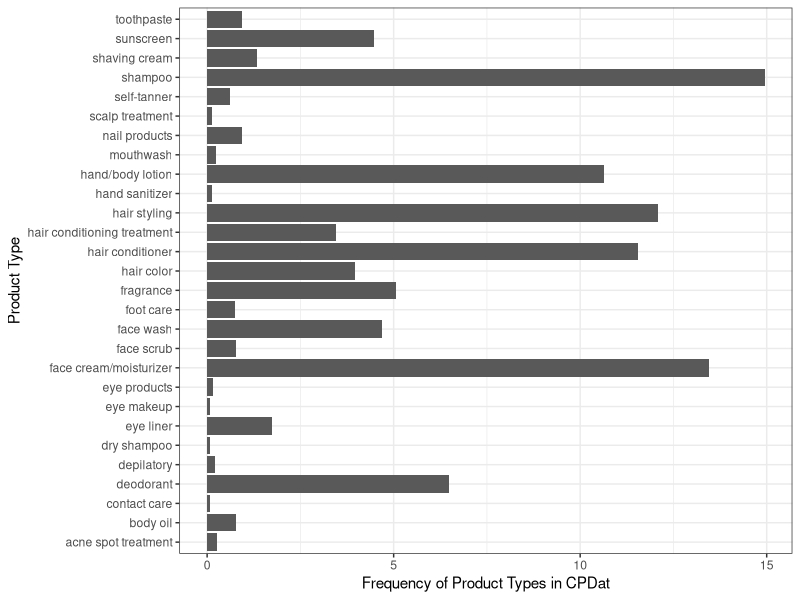
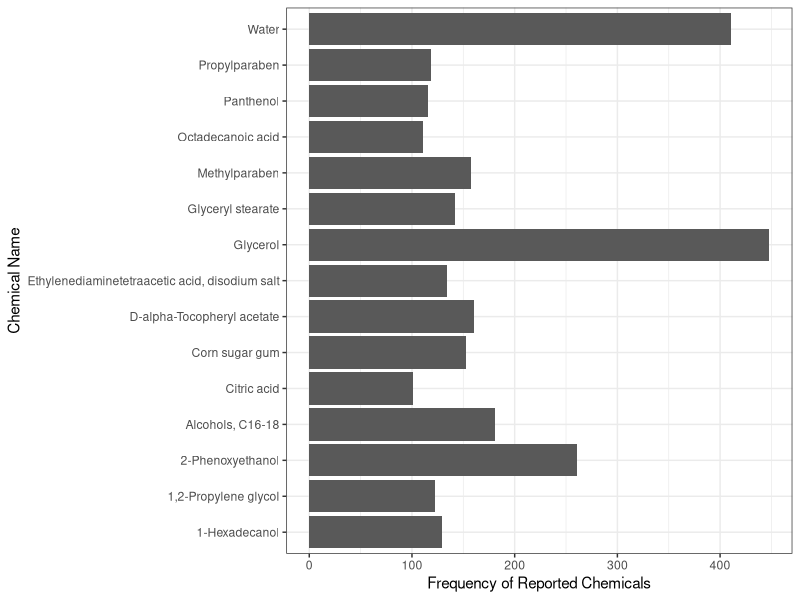
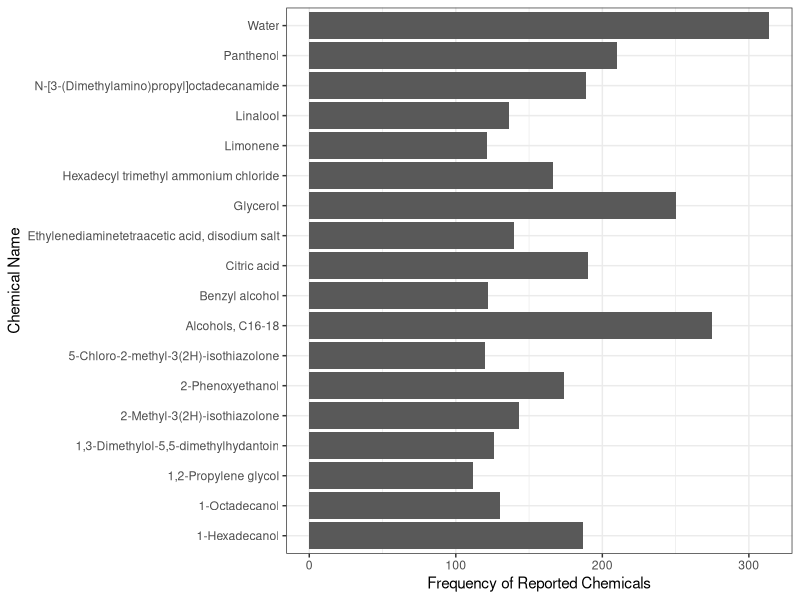
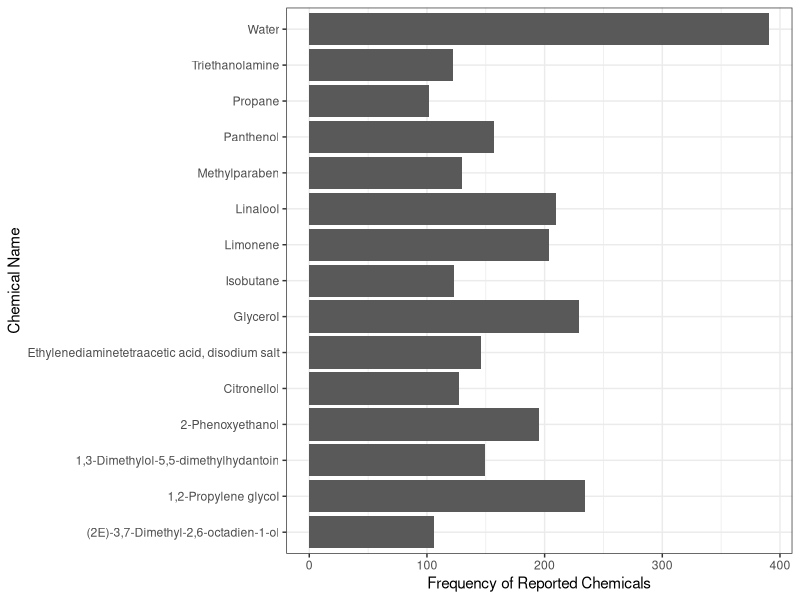
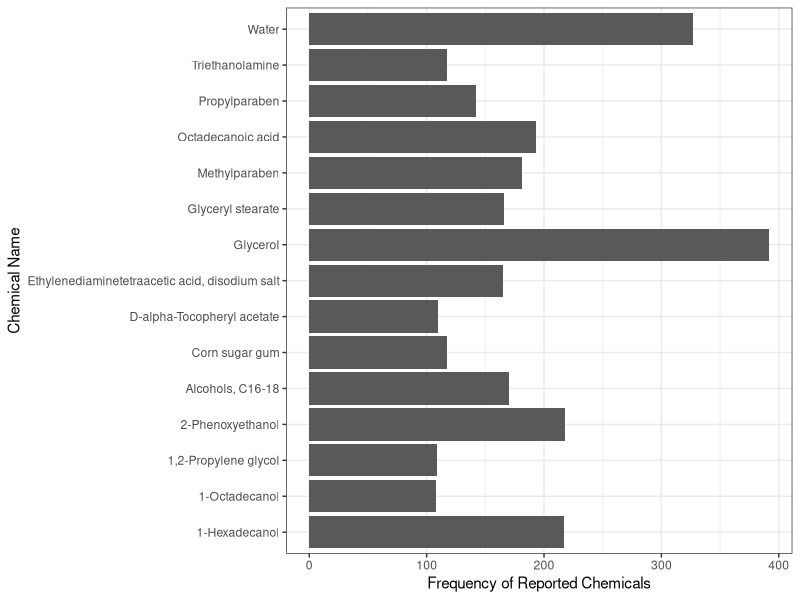
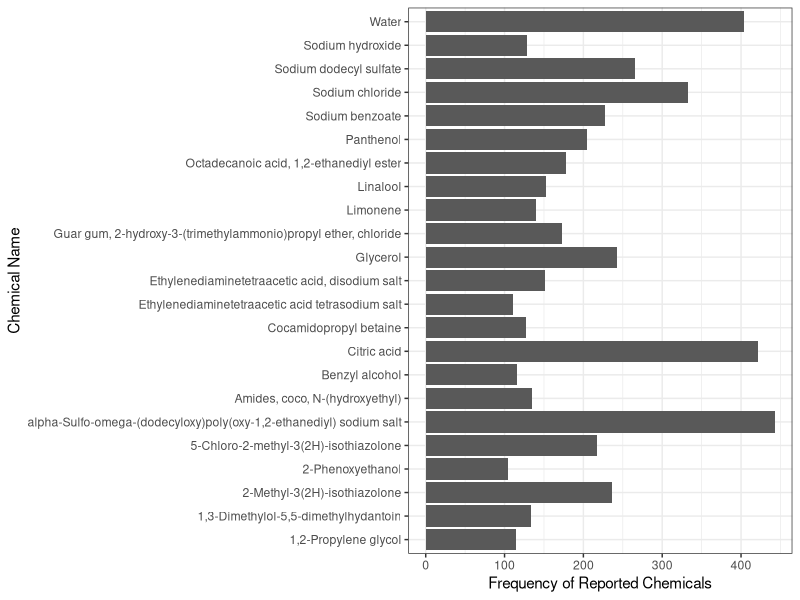
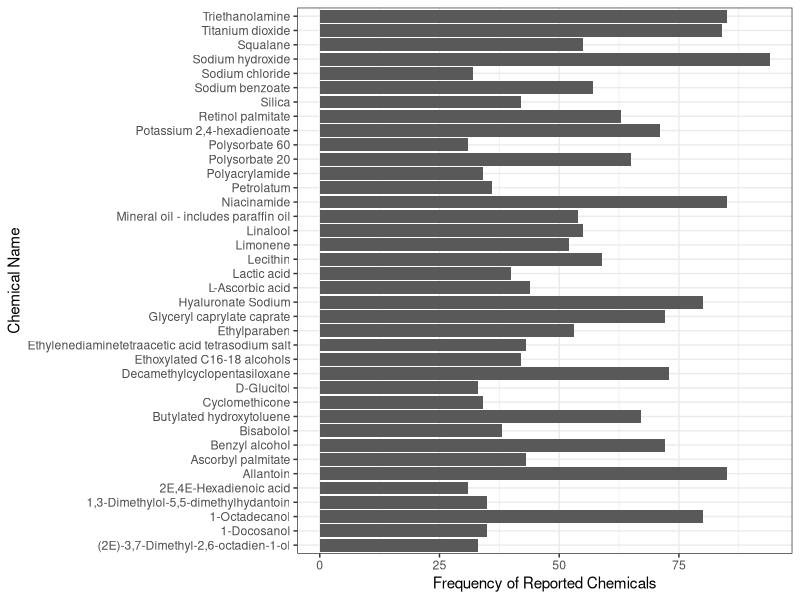
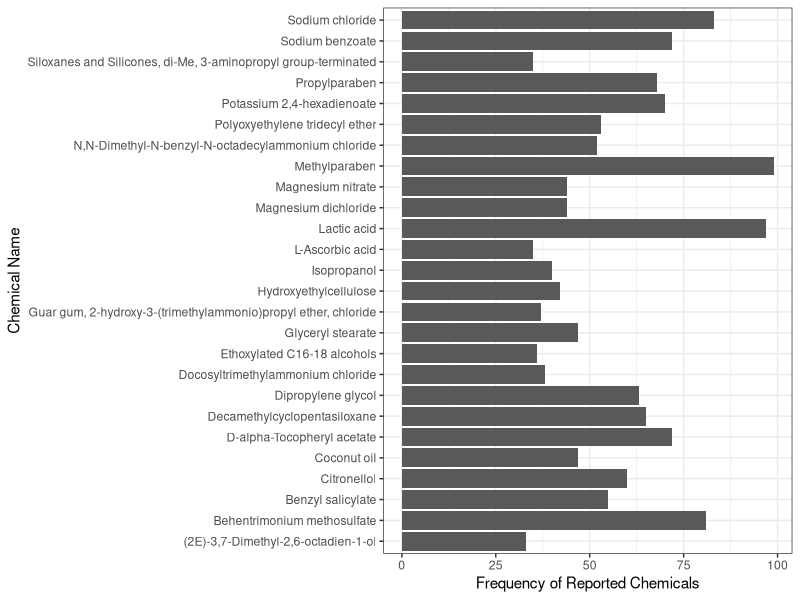

The R script that drew these images, in order:
#### Read-Me ####
##  This script performs data exploration on the cleaned CPDat and CDPH datasets which
##  can be found on Github.


# Libraries we might need
if(!require(tidyverse)) install.packages("tidyverse", 
                                         repos = "http://cran.us.r-project.org")
if(!require(readxl)) install.packages("readxl", 
                                      repos = "http://cran.us.r-project.org")
if(!require(writexl)) install.packages("writexl", 
                                       repos = "http://cran.us.r-project.org")
if(!require(stringr)) install.packages("stringr", 
                                       repos = "http://cran.us.r-project.org")


library(tidyverse)
library(readxl)
library(writexl)
library(stringr)

# The cleaned CPDat and CDPH datasets are located in the following Github repository:
# https://github.com/moradkhantig/Harmonization-of-Product-Categories/tree/main/Clean%20Data
# They are titled CPDat_Clean and CDPH_Clean.
# These files should be downloaded and saved in a local directory with a folder organization
# similar to how the Github repository is organized.
# The local directory should be set as:
#       ./Harmonization-of-Product-Categories/Clean Data

setwd("C:/Users/tig_m/Documents/Data Science/R Captsone/Harmonization-of-Product-Categories/Clean Data")

CPDat_Clean <- read_excel(path = "CPDat_Clean.xlsx")
CSCP <- read_excel(path = "CDPH_Clean.xlsx")

# Note that the CSCP dataframe contains a column listing functional use data for each
# ingredient. We attempted to do that for the CPDat_Clean dataset as functional use data
# is provided as part of the CPDat database download. However, when exporting CPDat_Clean
# as a flat file from R, R was not able to write the data to excel as the number of rows
# were above the maximum allowed that an excel spreadsheet can handle. Therefore to
# also explore functional use information with the CPDat we have to load the functional
# use data provided in the CPDat. These are found in two separate files provided as part
# of the CPDat database download and are saved in the Raw Data folder in the Github
# repository. These two files should be downloaded and saved to a local directory as
# follows:
#   ./Harmonization-of-Product-Categories/Raw Data/CPDat

setwd("C:/Users/tig_m/Documents/Data Science/R Captsone/Harmonization-of-Product-Categories/Raw Data/CPDat")

substances <- read_excel(path = "cpdat_source_substances.xlsx")
rep_uses <- read_excel(path = "functional_uses.xlsx")

### First we explore the CPDat dataset
# View the CPDat dataset to see the type of columns in the dataset
View(CPDat_Clean)

# For visualizations looking at chemicals, we will use the PREFERRED_NAME column
# as the chemical names in this column are more systematic. See the report for
# more details about this.

# First we look at the distribution of the types of personal care products in the
# CPDat database. This level of product categorization is found in the column titled
# ProductCategory2. We will hold the results of the distribution of product types
# in a dataframe called Tab1. Before we do that we need to remove NA entries in the
# PREFERRED_NAME column

CPDat_Clean <- CPDat_Clean[-(which(CPDat_Clean$PREFERRED_NAME %in% "NA")), ]


Tab1 <- CPDat_Clean %>% group_by(ProductCategory2) %>% 
  count() %>%
  rename(ProductType = ProductCategory2,NumberOfProducts = n) %>%
  mutate(Frequency = (NumberOfProducts/nrow(CPDat_Clean))*100) %>%
  select(ProductType,Frequency)

# Creatw figure based on Tab1 which is titled CPDat_Fig2, then save CPDat_Fig2
# as a png file to a local directory set as:
#   .Harmonization-of-Product-Categories/Data Visualizations
# This local directory exacly mirrors how folders and files are organized on Github.
CPDatFig2 <- Tab1 %>% ggplot(aes(ProductType,Frequency)) + 
  geom_bar(stat = "identity") +
  theme_bw() +
  coord_flip() +
  xlab("Product Type") + ylab("Frequency of Product Types in CPDat")
CPDatFig2

ggsave("CPDat_ProdTypes.png",CPDatFig2,
       device ="png",
       "C:/Users/tig_m/Documents/Data Science/R Captsone/Harmonization-of-Product-Categories/Data Visualizations",
       width=7, height=5)

# Looking at Fig2, there are more shampoos, hand/body lotions, hair styling, 
# hair conditioners, and face creams/moisturizers. We filter the CPDat database to look
# at the chemicals that are present, specifically counting the number of chemicals. The
# results are saved in Tab2 which we then export as a flat file saving it to the following
# directory: ./Harmonization-of-Product-Categories/Data Visualizations"

CommonProducts <- CPDat_Clean %>% 
  filter(ProductCategory2 %in% c("shampoo","hand/body lotion","hair styling",
                                 "hair conditioner","face cream/moisturizer")) %>%
  select(ProductName,ProductCategory2,PREFERRED_NAME,CASRN) %>%
  rename(ProductCategory = ProductCategory2,IngredientName = PREFERRED_NAME)

Tab2 <- CommonProducts %>% 
  group_by(ProductCategory,IngredientName,CASRN) %>% 
  count(CASRN)

setwd("C:/Users/tig_m/Documents/Data Science/R Captsone/Harmonization-of-Product-Categories/Data Visualizations")
write_xlsx(Tab2,"CPDatCommonProducts_ChemCounts.xlsx",col_names = TRUE,format_headers = TRUE,use_zip64 = FALSE)


# From Tab2 we want to get the chemicals who have been reported with high and low
# frequencies. A brief look at Tab 2 shows reported frequencies that are:
#   higher than 1000
#   between 100 and 1000
#   between 30 and 100
#   less than 30
# We therefore use these bins to filter Tab2. 
# We first filter Tab2 using the first bin, higher than 1000, and store the results
# in a dataframe called Tab3.
Tab3 <- Tab2 %>% filter(n>1000)


# However looking at the results of Tab3 we see that there are no ingredients reported
# at such high frequencies. So we next consider the second bin. The results of the next
# filtering will be stored in Tab4
Tab4 <- Tab2 %>% filter(n<1000 && n>100)


# We then create several figures for each product category in Tab4 and save each
# figure in .Harmonization-of-Product-Categories/Data Visualizations

FaceCream <- Tab4 %>% filter(ProductCategory == "face cream/moisturizer") %>%
  ggplot(aes(IngredientName,n)) + geom_bar(stat = "identity") +
  theme_bw() +
  coord_flip() +
  xlab("Chemical Name") + ylab("Frequency of Reported Chemicals")
FaceCream
ggsave("CPDat_FaceCream.png",FaceCream,
       device ="png",
       "C:/Users/tig_m/Documents/Data Science/R Captsone/Harmonization-of-Product-Categories/Data Visualizations",
       width=7, height=5)

HairCond <- Tab4 %>% filter(ProductCategory == "hair conditioner") %>%
  ggplot(aes(IngredientName,n)) + geom_bar(stat = "identity") +
  theme_bw() +
  coord_flip() +
  xlab("Chemical Name") + ylab("Frequency of Reported Chemicals")
HairCond
ggsave("CPDat_HairCond.png",HairCond,
       device ="png",
       "C:/Users/tig_m/Documents/Data Science/R Captsone/Harmonization-of-Product-Categories/Data Visualizations",
       width=7, height=5)
  

HairStyling <- Tab4 %>% filter(ProductCategory == "hair styling") %>%
  ggplot(aes(IngredientName,n)) + geom_bar(stat = "identity") +
  theme_bw() +
  coord_flip() +
  xlab("Chemical Name") + ylab("Frequency of Reported Chemicals")
HairStyling
ggsave("CPDat_HairStyling.png",HairStyling,
       device ="png",
       "C:/Users/tig_m/Documents/Data Science/R Captsone/Harmonization-of-Product-Categories/Data Visualizations",
       width=7, height=5)

HandLotion <- Tab4 %>% filter(ProductCategory == "hand/body lotion") %>%
  ggplot(aes(IngredientName,n)) + geom_bar(stat = "identity") +
  theme_bw() +
  coord_flip() +
  xlab("Chemical Name") + ylab("Frequency of Reported Chemicals")
HandLotion
ggsave("CPDat_HandLotion.png",HandLotion,
       device ="png",
       "C:/Users/tig_m/Documents/Data Science/R Captsone/Harmonization-of-Product-Categories/Data Visualizations",
       width=7, height=5)

Shampoo <- Tab4 %>% filter(ProductCategory == "shampoo") %>%
  ggplot(aes(IngredientName,n)) + geom_bar(stat = "identity") +
  theme_bw() +
  coord_flip() +
  xlab("Chemical Name") + ylab("Frequency of Reported Chemicals")
Shampoo
ggsave("CPDat_Shampoo.png",Shampoo,
       device ="png",
       "C:/Users/tig_m/Documents/Data Science/R Captsone/Harmonization-of-Product-Categories/Data Visualizations",
       width=7, height=5)

# Then we apply the last filter smaller than 100 on Tab2 and save the results in
# Tab5
Tab5 <- Tab2 %>% filter(n<100 && n>30)

# Now we plot the results in Tab5 and save the plots.

FaceCream_10030 <- Tab5 %>% filter(ProductCategory == "face cream/moisturizer") %>%
  ggplot(aes(IngredientName,n)) + geom_bar(stat = "identity") +
  theme_bw() +
  coord_flip() +
  xlab("Chemical Name") + ylab("Frequency of Reported Chemicals")
FaceCream_10030
ggsave("CPDat_FaceCream10030.png",FaceCream_10030,
       device ="png",
       "C:/Users/tig_m/Documents/Data Science/R Captsone/Harmonization-of-Product-Categories/Data Visualizations",
       width=7, height=5)

HairCond_10030 <- Tab5 %>% filter(ProductCategory == "hair conditioner") %>%
  ggplot(aes(IngredientName,n)) + geom_bar(stat = "identity") +
  theme_bw() +
  coord_flip() +
  xlab("Chemical Name") + ylab("Frequency of Reported Chemicals")
HairCond_10030
ggsave("CPDat_HairCond10030.png",HairCond_10030,
       device ="png",
       "C:/Users/tig_m/Documents/Data Science/R Captsone/Harmonization-of-Product-Categories/Data Visualizations",
       width=7, height=5)

HairStyling_10030 <- Tab5 %>% filter(ProductCategory == "hair styling") %>%
  ggplot(aes(IngredientName,n)) + geom_bar(stat = "identity") +
  theme_bw() +
  coord_flip() +
  xlab("Chemical Name") + ylab("Frequency of Reported Chemicals")
HairStyling_10030
ggsave("CPDat_HairStyling_10030.png",HairStyling_10030,
       device ="png",
       "C:/Users/tig_m/Documents/Data Science/R Captsone/Harmonization-of-Product-Categories/Data Visualizations",
       width=7, height=5)

HandLotion_10030 <- Tab5 %>% filter(ProductCategory == "hand/body lotion") %>%
  ggplot(aes(IngredientName,n)) + geom_bar(stat = "identity") +
  theme_bw() +
  coord_flip() +
  xlab("Chemical Name") + ylab("Frequency of Reported Chemicals")
HandLotion_10030
ggsave("CPDat_HandLotion_10030.png",HandLotion_10030,
       device ="png",
       "C:/Users/tig_m/Documents/Data Science/R Captsone/Harmonization-of-Product-Categories/Data Visualizations",
       width=7, height=5)

Shampoo_10030 <- Tab5 %>% filter(ProductCategory == "shampoo") %>%
  ggplot(aes(IngredientName,n)) + geom_bar(stat = "identity") +
  theme_bw() +
  coord_flip() +
  xlab("Chemical Name") + ylab("Frequency of Reported Chemicals")
Shampoo_10030
ggsave("CPDat_Shampoo_10030.png",Shampoo_10030,
       device ="png",
       "C:/Users/tig_m/Documents/Data Science/R Captsone/Harmonization-of-Product-Categories/Data Visualizations",
       width=7, height=5)

# Finally we apply the filter less than 30 to Tab2. The results will be stored
# in CPDatChem_lessThan30 which is arranged to contain the top 10 reported chemicals. 
# Then we save the dataframe as an excel flat file

CPDatChem_lessThan30 <- Tab2 %>% 
  filter(n<30) %>%
  group_by(ProductCategory,IngredientName,CASRN,n) %>%
  arrange(desc(n)) %>%
  top_n(10)

setwd("C:/Users/tig_m/Documents/Data Science/R Captsone/Harmonization-of-Product-Categories/Data Visualizations")
write_xlsx(CPDatChem_lessThan30,"CPDatChem_lessThan30.xlsx",col_names = TRUE,format_headers = TRUE,use_zip64 = FALSE)

  
# Next we want to see which of the reported chemicals have specific hazard traits.
# To do this we import SCP's Candidate Chemicals List. This is saved in the Clean Data
# folder on Github. As discussed in the report, the list contains chemicals which 
# authoritative bodies have reported having hazard traits.

# First check that we are in the right working directory
getwd()

# If we're not in the right working directory use setwd() to change the working
# directory to   ./Harmonization-of-Product-Categories/Clean Data

setwd("C:/Users/tig_m/Documents/Data Science/R Captsone/Harmonization-of-Product-Categories/Clean Data")

# Now read the excel file titled Candidate Chemicals List into a dataframe called
# CCL
CCL <- read_excel(path = "Candidate Chemicals List.xlsx")

# Use the head function to view the first few entries and column headers
head(CCL)

# We see that the CCL dataframe has the following columns
#     Chemical Name: The name of each chemical on the Candidate Chemicals List
#     CAS RN: The respective CAS number for each chemical
#     Synonyms: Any alternative chemical names if available for each chemical
#               on the Candidate Chemicals List
#     Hazard Traits: Associated hazard traits for each chemical on the Candidate
#                    Chemicals List as determined by authoritative bodies
#     Authoritative List: The associated authoritative list that lists specific
#                         hazard traits for chemicals


# Now we add a column called CandidateChemical which would have entries of True of False. An entry
# of True means the reported chemical in CommonProducts is a Candidate Chemical and
# an entry of False means that reported chemical is not a Candidate Chemical.

CommonProducts$CandidateChemical <- CommonProducts$CASRN %in% CCL$`CAS RN`

# First we want to see how many of the reported chemicals in CommonProducts are
# are Candidate Chemicals and how many are non-Candidate Chemicals.

CommonProductsChems_Total <- CommonProducts %>% 
  group_by(CandidateChemical) %>%
  count(CandidateChemical)

# write_xlsx(CommonProductsChems_Total,"CommonProdTest.xlsx",col_names = TRUE,format_headers = TRUE,use_zip64 = FALSE)

CPDatCommonProdCCComp <- CommonProductsChems_Total %>%
  ggplot(aes(CandidateChemical,n,fill = CandidateChemical)) +
  geom_bar(stat = "identity") +
  xlab("Candidate Chemical") + ylab("Frequency of reported chemicals") +
  theme_bw()
CPDatCommonProdCCComp
ggsave("CPDat_CommonProdCC_Count.png",CPDatCommonProdCCComp,
       device ="png",
       "C:/Users/tig_m/Documents/Data Science/R Captsone/Harmonization-of-Product-Categories/Data Visualizations",
       width=7, height=5)

# Now we filter CommonProducts to only include Candidate Chemicals. The filtering
# will be on the CandidateChemical column. The result will be a dataframe only
# reporting chemicals in products which are Candidate Chemicals. We will store
# these results in a dataframe called CommonProductsCC

CommonProductsCC <- CommonProducts %>% filter(CandidateChemical == "TRUE")

# Now we count the number of reported chemicals similar to what was done above and
# store the number of reported Candidate Chemicals in Tab7
Tab7 <- CommonProductsCC %>%
  select(ProductCategory,IngredientName,CASRN) %>%
  group_by(ProductCategory,IngredientName,CASRN) %>%
  count(CASRN)

# Looking at Tab7 we see that we can bin the frequency of reported Candidate
# Chemicals as follows:
#   greater than 100
#   between 10 and 100
#   smaller than 10
# We now apply these bins to Tab7 and store the results in separate tables and save
# each of the tables

# First apply the bin greater than 100 to Tab7
Tab8 <- Tab7 %>% 
  filter(n>100) %>%
  group_by(ProductCategory,IngredientName,CASRN,n) %>%
  arrange(desc(n))

setwd("C:/Users/tig_m/Documents/Data Science/R Captsone/Harmonization-of-Product-Categories/Data Visualizations")
write_xlsx(Tab8,"CPDatCommonProdCC_100.xlsx",col_names = TRUE,format_headers = TRUE,use_zip64 = FALSE)


# Next apply the bin between 10 and 100 to Tab7
Tab9 <- Tab7 %>% 
  filter(n>10 && n<100) %>%
  group_by(ProductCategory,IngredientName,CASRN,n) %>%
  arrange(desc(n))

setwd("C:/Users/tig_m/Documents/Data Science/R Captsone/Harmonization-of-Product-Categories/Data Visualizations")
write_xlsx(Tab9,"CPDatCommonProdCC_10_100.xlsx",col_names = TRUE,format_headers = TRUE,use_zip64 = FALSE)

# Finally apply the bin smaller than 10 to Tab7
Tab10 <- Tab7 %>% 
  filter(n<10) %>%
  group_by(ProductCategory,IngredientName,CASRN,n) %>%
  arrange(desc(n))

setwd("C:/Users/tig_m/Documents/Data Science/R Captsone/Harmonization-of-Product-Categories/Data Visualizations")
write_xlsx(Tab10,"CPDatCommonProdCC_10.xlsx",col_names = TRUE,format_headers = TRUE,use_zip64 = FALSE)


### This concludes data analysis of the CPDat dataset ###

###########################################################################
## This begins the data exploration of the CDPH dataset which is loaded as
## CSCP
###########################################################################

# We begin looking at types of product categories in the CDPH dataset.
Tab11 <- CSCP %>%
  group_by(`Product Category`) %>%
  count(`Product Category`) %>%
  rename(ProductType = `Product Category`,NumberOfProducts = n) %>%
  mutate(Frequency = (NumberOfProducts/nrow(CSCP))*100) %>%
  select(ProductType,Frequency) %>%
  arrange(desc(Frequency)) %>%
  top_n(10)

# Save Tab11 as a flat file in the following working directory
#   ./Harmonization-of-Product-Categories/Data Visualizations
setwd("C:/Users/tig_m/Documents/Data Science/R Captsone/Harmonization-of-Product-Categories/Data Visualizations")

write_xlsx(Tab11,"CDPH_ProdTypes.xlsx",col_names = TRUE,format_headers = TRUE,use_zip64 = FALSE)  

# From Tab11, we see that the most frequently found product types in the
# CSCP dataset are Body Washes and Soaps, Anti-Wrinkle/Anti-Aging products, and
# Blushes. We now want to look at the distribution of reported chemicals in
# these products. The results of the distribution of reported chemicals are stored
# in Tab12 which we also want to export as a flat file and save it in the following
# directory: ./Harmonization-of-Product-Categories/Data Visualizations 

CSCPCommonProducts <- CSCP %>%
  filter(`Product Category` %in% c("Body Washes and Soaps","Anti-Wrinkle/Anti-Aging Products",
                            "Blushes")) %>%
  select(`Product Category`,PreferredIngredientName,CASRN)

Tab12 <- CSCPCommonProducts %>%
  group_by(`Product Category`,PreferredIngredientName,CASRN) %>%
  count(CASRN) %>%
  rename(ProductType = `Product Category`, NumberOfProducts = n) %>%
  arrange(desc(NumberOfProducts)) %>%
  top_n(10)

setwd("C:/Users/tig_m/Documents/Data Science/R Captsone/Harmonization-of-Product-Categories/Data Visualizations")
write_xlsx(Tab12,"CSCPCommonProducts_ChemCounts.xlsx",col_names = TRUE,format_headers = TRUE,use_zip64 = FALSE)


# Next we want to look at the subset of reported chemicals which are 
# Candidate Chemicals. We do this using the CCL dataframe which is already
# loaded. As we have already discussed the CCL dataframe is SCP's Candidate Chemicals
# List which contains a list of chemicals which authoritative bodies have determined
# to have specific hazard traits.
# To get reported Candidate Chemicals, we add a column titled CandidateChemical to
# CSCPCommonProducts and then check if any of the CASRN entries in CSCPCommonProducts
# appear in the CCL dataframe. If there is a match, then the entry for a chemical 
# in the CandidateChemical column of the CSCPCommonProducts will be TRUE, and 
# FALSE if there is no match.

CSCPCommonProducts$CandidateChemical <- CSCPCommonProducts$CASRN %in% CCL$`CAS RN`
  
# Now we look to see how many of the reported chemicals in CSCPCommonProducts are
# Candidate Chemicals and how many are non-Candidate Chemicals

CSCPCommonProd_CC <- CSCPCommonProducts %>%
  group_by(CandidateChemical) %>%
  count(CandidateChemical) %>%
  ggplot(aes(CandidateChemical,n,fill = CandidateChemical)) +
  geom_bar(stat = "identity") +
  xlab("Candidate Chemical") + ylab("Frequency of reported chemicals") +
  theme_bw()
CSCPCommonProd_CC
ggsave("CSCP_CommonProdCC_Count.png",CSCPCommonProd_CC,
       device ="png",
       "C:/Users/tig_m/Documents/Data Science/R Captsone/Harmonization-of-Product-Categories/Data Visualizations",
       width=7, height=5)

# Next we filter CSCPCommonProducts to only include Candidate Chemicals and re-create
# a similar dataframe as Tab12 which will report the number of Candidate Chemicals
# for each of the product types in CSCPCommonProducts.

CSCPCommonProductsCC <- CSCPCommonProducts %>% filter(CandidateChemical == "TRUE")

Tab13 <- CSCPCommonProductsCC %>%
  group_by(`Product Category`,PreferredIngredientName,CASRN) %>%
  count(CASRN) %>%
  rename(ProductType = `Product Category`, NumberOfProducts = n)
  
CPDatCommonProdType_CC <- Tab13 %>%
  ggplot(aes(PreferredIngredientName,NumberOfProducts,fill = ProductType)) +
  geom_bar(position = "dodge",stat = "identity") +
  theme_bw() +
  coord_flip() +
  xlab("Chemical name") + ylab("Frequency of reported chemicals")
CPDatCommonProdType_CC
ggsave("CSCP_CommonProdType_CC.png",CPDatCommonProdType_CC,
       device ="png",
       "C:/Users/tig_m/Documents/Data Science/R Captsone/Harmonization-of-Product-Categories/Data Visualizations",
       width=7, height=5)
